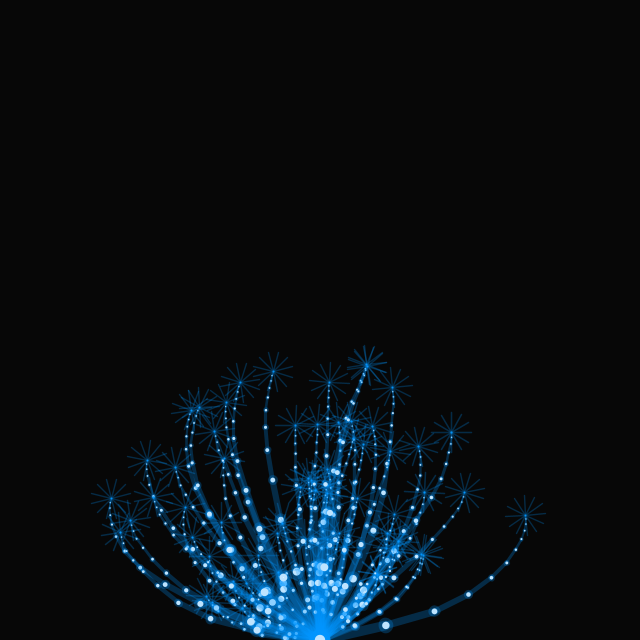
Frame 1 (no input)
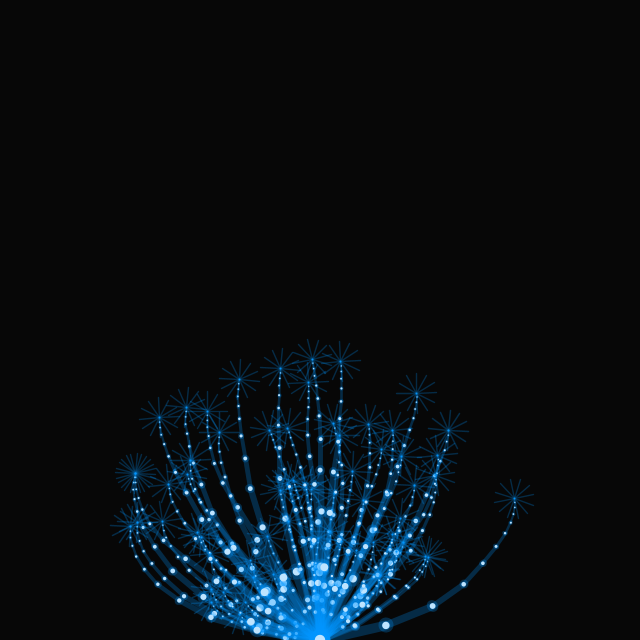
Frame 60 (the mouse pressed at the canvas centre just before this capture)
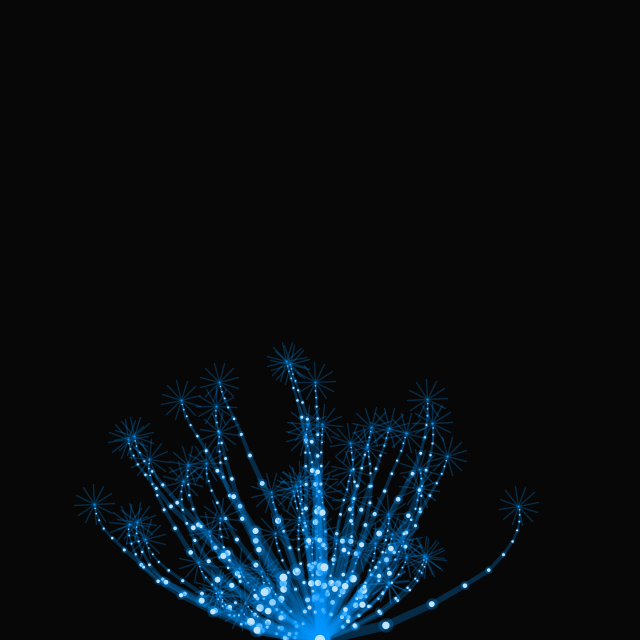
Frame 120 (the mouse held since frame 60 and released just before this capture)

The Processing sketch that drew these frames (run headless with seeded random() and noise(); from frame 60 on, the mouse is pressed at the canvas centre):

// Processing sketch: processing_187529
// ── processing_187529.pde

ArrayList branches = new ArrayList();
int fillColor = 255, backgroundColor = 7, maxSize = 65;
boolean doOnce = true;

void setup(){
  size(640, 640);
  stroke(0, 150, 255, 65);
  for(int i = 0; i < 65; i++){branches.add(new Branch());}
}

void draw(){
  background(backgroundColor);
  fill(fillColor);
  for(int i = 0; i < branches.size(); i++){
    Branch b = (Branch) branches.get(i);
    pushMatrix();
    translate(width/2, height);
    rotate(radians(b.startAngle));
    b.branch(b.segments);
    popMatrix();
  }
}

class Branch {
  float segments, startAngle, angle, theta, num;
  Branch(){
    segments = random(30, 100);
    startAngle = random(-90, 90);
    angle = map(startAngle, -90, 90, -10, 10);
  }
  
  void branch(float len){
    len *= 0.75;
    float t = map(len, 1, 70, 1, 10);
    theta = angle + sin(len+num) * 5;
    strokeWeight(t);
    //fill(0, 150, 255, 30);
    //bezier(0, 0, 0, t, -len/2, t, 0, -len);
    //bezier(0, 0, 0, t, len/2, t, 0, -len);
    line(0, 0, 0, -len);
    //fill(fillColor);
    ellipse(0, 0, t, t);
    translate(0, -len);
    if(len > 5){
      pushMatrix();
      rotate(radians(-theta));
      branch(len);
      popMatrix(); 
    }else{
      for(int i = 0; i < 360; i+=30){
        float x = sin(radians(i)) * 20;
        float y = cos(radians(i)) * 20;
        line(0, 0, x, y); 
      }
    }
    num += 0.003;
  }
}

void mousePressed(){
  if(doOnce && backgroundColor == 255){
    backgroundColor = 0;
    fillColor = 255;
    doOnce = false;
  }
  if(doOnce && backgroundColor == 0){
    backgroundColor = 255;
    fillColor = 0;
    doOnce = false;
  }
}
 
void mouseReleased(){
  doOnce = true;
}
